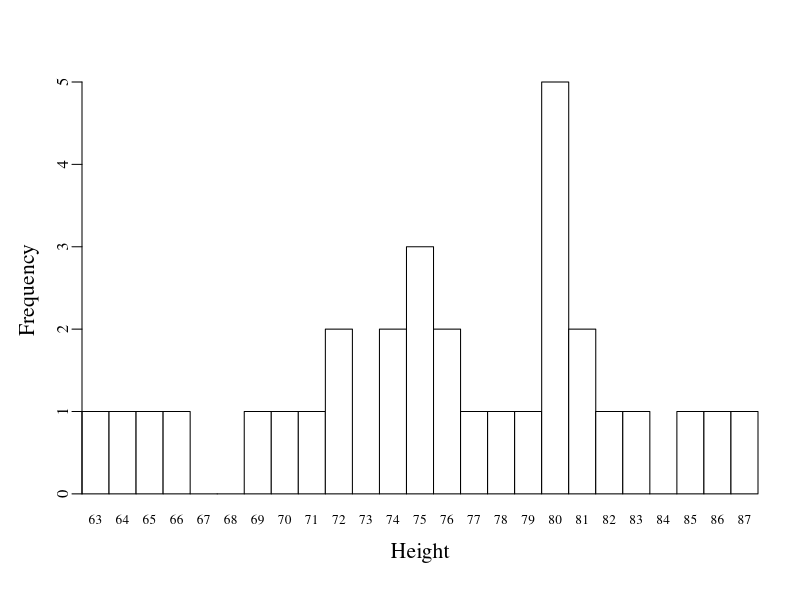
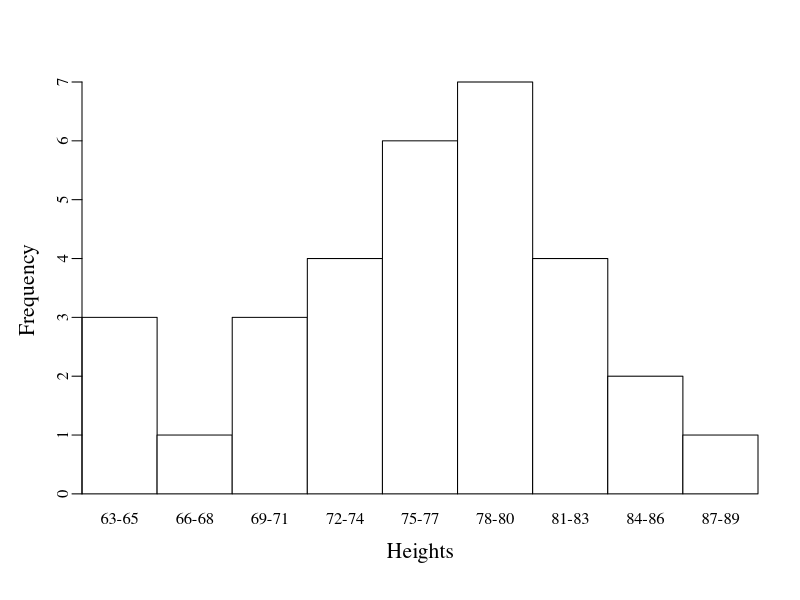
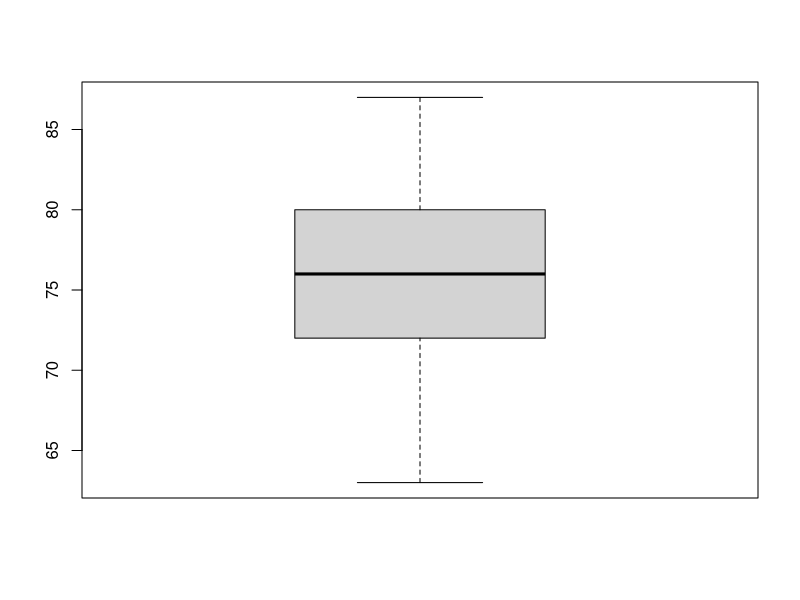

Recreate these plots in R, in order.
## ---- chunk 1
library(datasets)
library(knitr)
## ---- chunk 2
# This will put the relevant data into a variable for you.
Assignment1_Data = trees$Height
## ---- chunk 3
# Put the variable below into the relevant functions to accomplish your task.
Assignment1_Data


## ---- chunk 4
# Create frequency table for Height, including every integer from the 
# minimum to the maximum even if some have zero frequency. This 
# leaves all options open for making a frequency table.
all_heights = min(trees$Height):max(trees$Height)
height = factor(trees$Height, levels = all_heights)
# This set of functions gives us the frequency for each level we just made and
# makes the table have the right format for our work.
freq = as.numeric(table(height))
# This gives us the total number of trees measured.
freq_total = sum(freq)
# Relative frequency is the frequency of a certain value relative to the total.
rel_freq = freq / freq_total
# This function adds in sequence the frequencies we have measured; i.e., the
# number of trees with the lowest height plus those with the next height...
cumu_f = cumsum(freq)
# The converts the cumulative fequency to a percentage of the total.
cumu_pct = cumu_f / freq_total * 100
# Build the table. In the data.frame function you write the name of the column,
# then the equal sign, then what you want to go in that column.
tab = data.frame(
  Height = all_heights, # Make a line in the table for each value
  f = freq,
  `Relative f` = round(rel_freq, 2), # Rounds to two decimal places
  `Cumulative f` = cumu_f,
  `Cumulative %` = round(cumu_pct),
  check.names = FALSE
)
# Add Total row
tab = rbind(tab, data.frame(
  Height = "Total",
  f = freq_total,
  `Relative f` = "",
  `Cumulative f` = "",
  `Cumulative %` = "",
  check.names = FALSE
))
# Print the table
kable(tab, row.names = FALSE)
## ---- chunk 5
# Set a serifed font
par(family = "serif")

# Force every integer from min to max Height to appear
all_heights = min(Assignment1_Data):max(Assignment1_Data)
htab = table(factor(Assignment1_Data, levels = all_heights))
x_vals = as.numeric(names(htab))
y_freq = as.numeric(htab)

# Create the barplot (now with correct spacing)
bp = barplot(y_freq,
             space = 0,
             col = "white",
             ylab = "Frequency",
             xlab = "Height",
             cex.lab = 1.3,
             main = "",
             cex.names = 0.8,          # slightly smaller so labels fit
             cex.axis = 1,
             yaxs = "i",
             xaxs = "i",
             mgp = c(2.2, 0.5, 0),
             names.arg = x_vals)

#####################################################
##### Uncomment the next lines to add a normal curve.
# mu = mean(Assignment1_Data)
# sigma = sd(Assignment1_Data)
# n = length(Assignment1_Data)
# fine_x = seq(min(x_vals), max(x_vals), length.out = 300)
# dens_fine = dnorm(fine_x, mean = mu, sd = sigma) * n
# fine_bp = approx(x = x_vals, y = bp, xout = fine_x)$y
# lines(fine_bp, dens_fine, col = "black", lwd = 2)

# Restore default font
par(family = "")
## ---- chunk 6
# Set a serifed font
par(family = "serif")

breaks = seq(from = min(Assignment1_Data),
             to   = max(Assignment1_Data) + 3,
             by   = 3)

labels = paste0(breaks[-length(breaks)], "-", breaks[-1] - 1)

A1_Data_Binned = cut(Assignment1_Data,
                     breaks = breaks,
                     labels = labels,
                     include.lowest = TRUE,
                     right = FALSE)

bp = barplot(table(A1_Data_Binned),
             space = 0,           
             col = "white",       
             ylab = "Frequency",
             xlab = "Heights",
             cex.lab = 1.3,       
             main = "",           
             cex.names = 1,       
             cex.axis = 1,        
             yaxs = "i",          
             xaxs = "i",
             mgp = c(2.2, 0.5, 0) 
)

# Restore default font
par(family = "")
## ---- chunk 7
boxplot(Assignment1_Data)
